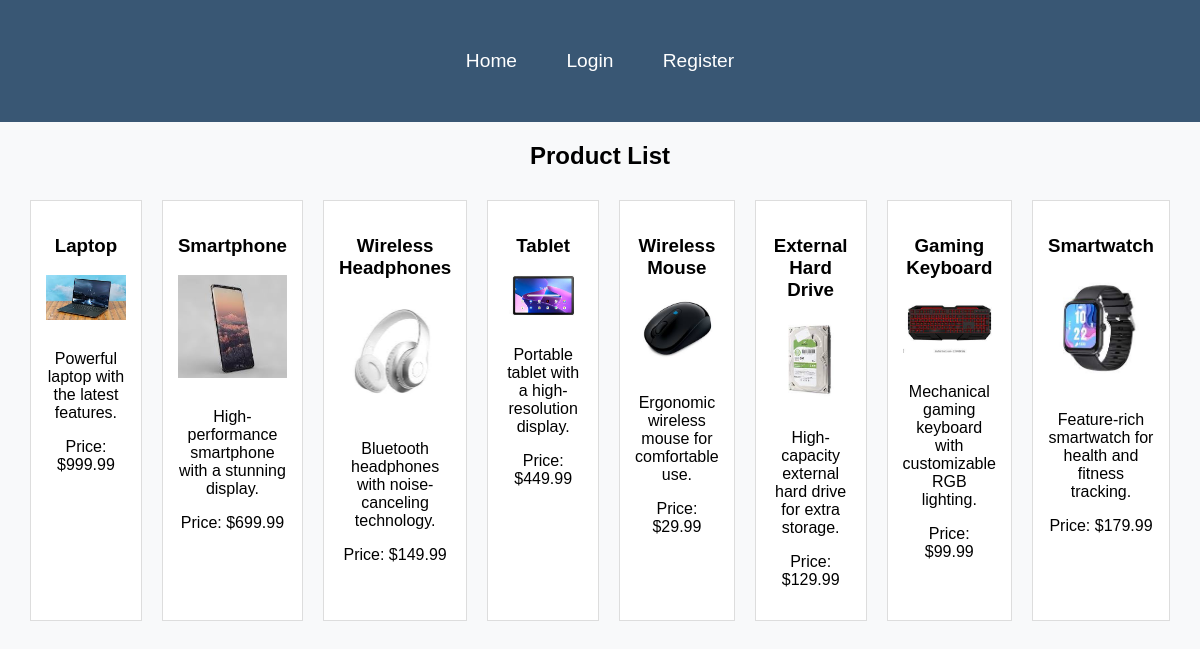
The page / on the database its author committed.
### tables this page shows
CREATE TABLE `products` (
  `id` int(11) NOT NULL,
  `name` varchar(255) NOT NULL,
  `description` text DEFAULT NULL,
  `price` decimal(10,2) NOT NULL,
  `image` varchar(255) NOT NULL
);

### index.php (the view, shortened to what this page needs)
<?php
require_once('db.php');
$result = $conn->query("SELECT * FROM products");
$products = $result->fetch_all(MYSQLI_ASSOC);
?>
<!DOCTYPE html>
<html lang="en">
<head>
    <link rel="stylesheet" href="styles.css">
</head>
<body>
<nav>
    <a href="index.php">Home</a>
    <?php if(isset($_SESSION['user_id'])): ?>
        <a href="cart.php">Go to Cart</a>
        <a href="logout.php">Logout</a>
    <?php else: ?>
        <a href="login.php">Login</a>
        <a href="register.php">Register</a>
    <?php endif; ?>
</nav>
<h2>Product List</h2>
<div class="product-container">
    <?php foreach ($products as $product): ?>
        <div class="product">
            <h3><?= $product['name'] ?></h3>
            <img src="images/<?= $product['image'] ?>" alt="<?= $product['name'] ?>" width="150">
            <p><?= $product['description'] ?></p>
            <p>Price: $<?= $product['price'] ?></p>
        </div>
    <?php endforeach; ?>
</div>
</body>
</html>

### styles.css (style rules this page uses)
body { font-family: 'Arial', sans-serif; margin: 0; padding: 0; background-color: #f8f9fa; }
nav { background-color: #395774; color: #fff; padding: 50px; text-align: center; font-size: larger; }
nav a { color: #fff; margin: 0 10px; text-decoration: none; padding: 8px 12px; border-radius: 5px; transition: background-color 0.3s; }
h2 { text-align: center; }
.product-container { display: flex; justify-content: space-between; margin: 20px; }
.product { background-color: #fff; border: 1px solid #ddd; padding: 15px; margin: 10px; width: 250px; text-align: center; transition: box-shadow 0.3s; }
.product img { width: 100%; height: auto; margin-bottom: 10px; }

### rows shown on the page
products: name "Laptop", image (picture), description "Powerful laptop with the latest features.", price "999.99"
products: name "Smartphone", shows a picture, description "High-performance smartphone with a stunning display.", price "699.99"
products: name "Wireless Headphones", shows a picture, description "Bluetooth headphones with noise-canceling technology.", price "149.99"
products: name "Tablet", shows a picture, description "Portable tablet with a high-resolution display.", price "449.99"
products: name "Wireless Mouse", image (picture), description "Ergonomic wireless mouse for comfortable use.", price "29.99"
products: name "External Hard Drive", image (picture), description "High-capacity external hard drive for extra storage.", price "129.99"
products: name "Gaming Keyboard", image (picture), description "Mechanical gaming keyboard with customizable RGB lighting.", price "99.99"
products: name "Smartwatch", image (picture), description "Feature-rich smartwatch for health and fitness tracking.", price "179.99"
